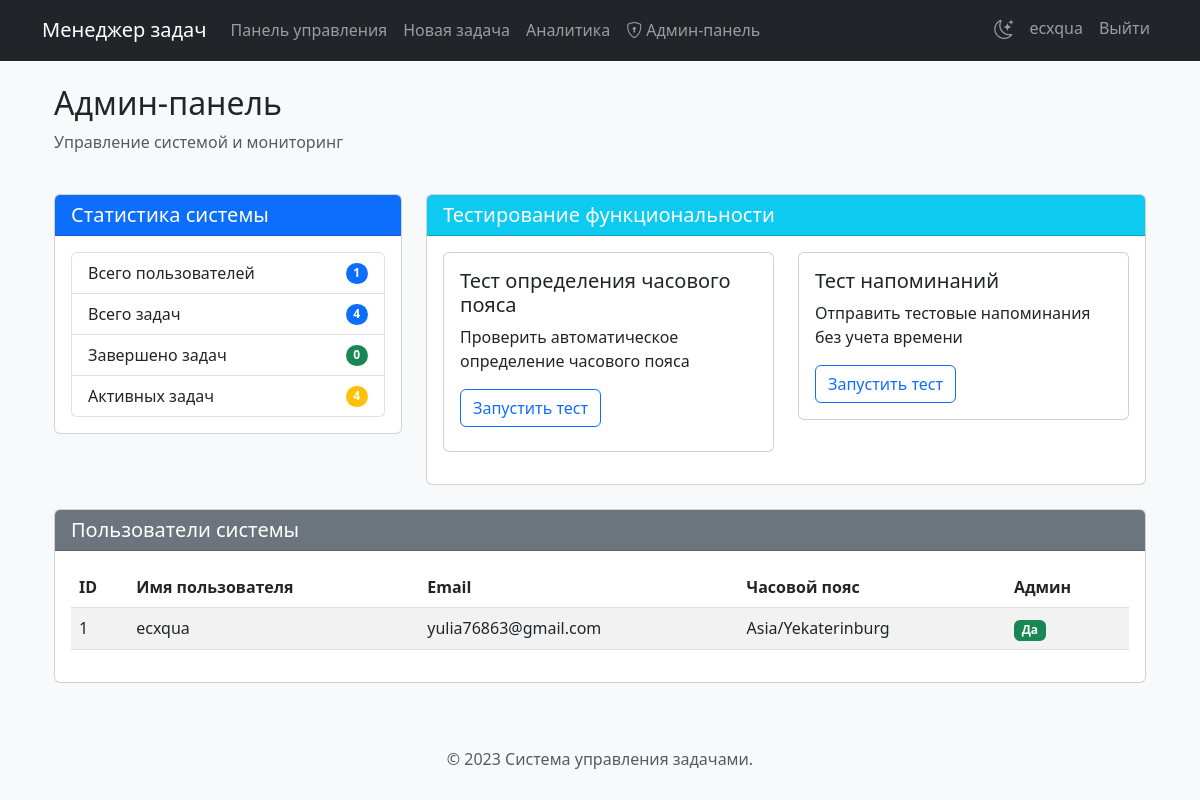
Page /admin (signed in) on the earlier database version.
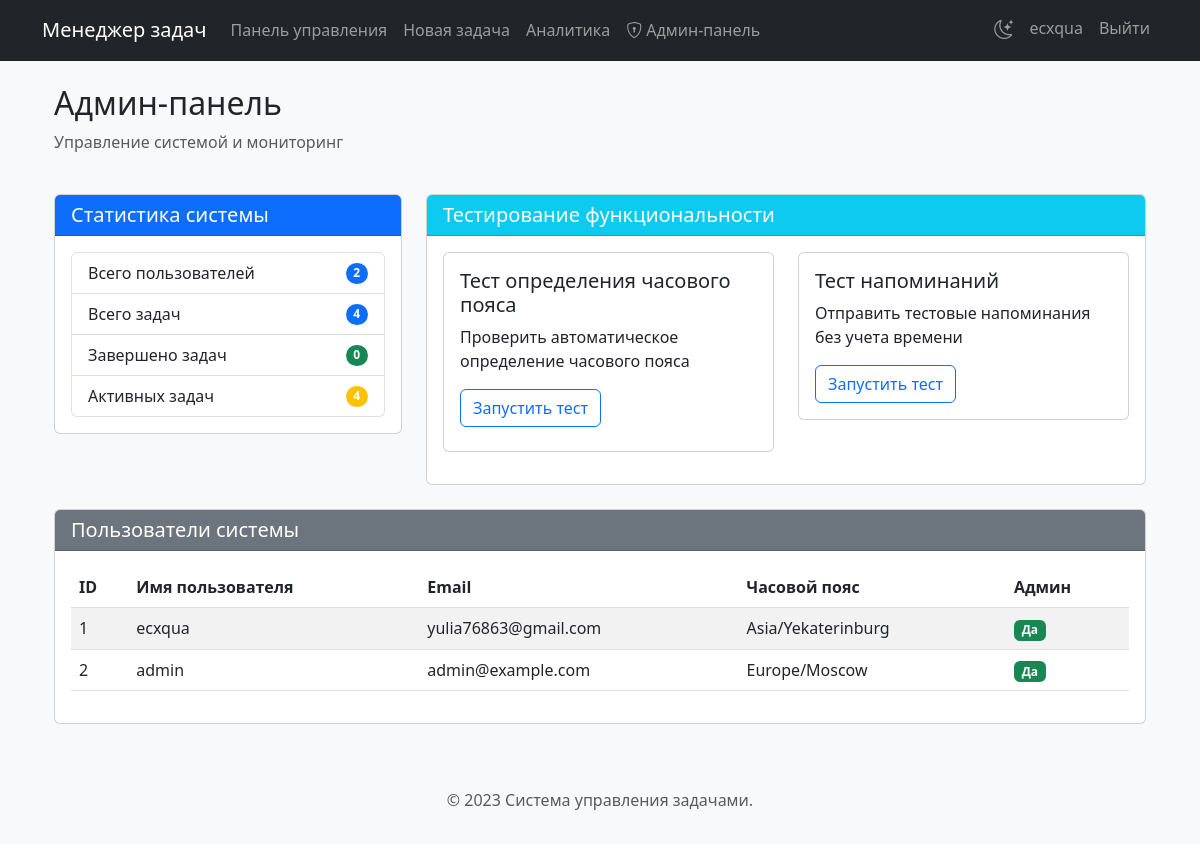
Same page on the later database version.
### tables this page shows
CREATE TABLE users (
        id INTEGER PRIMARY KEY,
        username TEXT NOT NULL,
        password TEXT NOT NULL,
        email TEXT UNIQUE NOT NULL,
        pending_email TEXT,
        email_confirm_token TEXT,
        email_confirm_expiry TIMESTAMP,
        reset_token TEXT,
        reset_token_expiry TIMESTAMP,
        timezone TEXT DEFAULT "Europe/Moscow",
        created_at TIMESTAMP DEFAULT CURRENT_TIMESTAMP
    , auto_timezone BOOLEAN DEFAULT 0, is_admin BOOLEAN DEFAULT 0);

### app.py (the view)
@app.route('/admin', methods=['GET'])
def admin_panel():
    if 'user_id' not in session:
        return redirect(url_for('login'))
    conn = sqlite3.connect('tasks.db')
    c = conn.cursor()
    c.execute("SELECT is_admin FROM users WHERE id = ?", (session['user_id'],))
    result = c.fetchone()
    if not result or not result[0]:
        flash('У вас нет прав доступа к этой странице')
        conn.close()
        return redirect(url_for('dashboard'))
    c.execute("SELECT COUNT(*) FROM users")
    total_users = c.fetchone()[0]
    c.execute("SELECT COUNT(*) FROM tasks")
    total_tasks = c.fetchone()[0]
    c.execute("SELECT COUNT(*) FROM tasks WHERE status = 'Завершена'")
    completed_tasks = c.fetchone()[0]
    c.execute("SELECT id, username, email, timezone, is_admin FROM users")
    users = c.fetchall()
    conn.close()
    return render_template('admin.html',
                          total_users=total_users,
                          total_tasks=total_tasks,
                          completed_tasks=completed_tasks,
                          users=users)

### templates/admin.html (shortened to what this page needs)
{% extends 'base.html' %}
{% block content %}
<div class="container">
    <div class="row mb-4">
        <div class="col">
            <h2>Админ-панель</h2>
            <p class="text-muted">Управление системой и мониторинг</p>
        </div>
    </div>
    <div class="row mb-4">
        <div class="col-md-4">
            <div class="card">
                <div class="card-header bg-primary text-white">
                    <h5 class="mb-0">Статистика системы</h5>
                </div>
                <div class="card-body">
                    <ul class="list-group">
                        <li class="list-group-item d-flex justify-content-between align-items-center">
                            Всего пользователей
                            <span class="badge bg-primary rounded-pill">{{ total_users }}</span>
                        </li>
                        <li class="list-group-item d-flex justify-content-between align-items-center">
                            Всего задач
                            <span class="badge bg-primary rounded-pill">{{ total_tasks }}</span>
                        </li>
                        <li class="list-group-item d-flex justify-content-between align-items-center">
                            Завершено задач
                            <span class="badge bg-success rounded-pill">{{ completed_tasks }}</span>
                        </li>
                        <li class="list-group-item d-flex justify-content-between align-items-center">
                            Активных задач
                            <span class="badge bg-warning rounded-pill">{{ total_tasks - completed_tasks }}</span>
                        </li>
                    </ul>
                </div>
            </div>
        </div>
        <div class="col-md-8">
            <div class="card">
                <div class="card-header bg-info text-white">
                    <h5 class="mb-0">Тестирование функциональности</h5>
                </div>
                <div class="card-body">
                    <div class="row">
                        <div class="col-md-6 mb-3">
                            <div class="card">
                                <div class="card-body">
                                    <h5 class="card-title">Тест определения часового пояса</h5>
                                    <p class="card-text">Проверить автоматическое определение часового пояса</p>
                                    <button id="test-timezone" class="btn btn-outline-primary">Запустить тест</button>
                                </div>
                            </div>
                        </div>
                        <div class="col-md-6 mb-3">
                            <div class="card">
                                <div class="card-body">
                                    <h5 class="card-title">Тест напоминаний</h5>
                                    <p class="card-text">Отправить тестовые напоминания без учета времени</p>
                                    <a href="{{ url_for('send_reminders', test_mode=1) }}" class="btn btn-outline-primary">Запустить тест</a>
                                </div>
                            </div>
                        </div>
                    </div>
                </div>
            </div>
        </div>
    </div>
    <div class="row">
        <div class="col">
            <div class="card">
                <div class="card-header bg-secondary text-white">
                    <h5 class="mb-0">Пользователи системы</h5>
                </div>
                <div class="card-body">
                    <div class="table-responsive">
                        <table class="table table-striped">
                            <thead>
                                <tr>
                                    <th>ID</th>
                                    <th>Имя пользователя</th>
                                    <th>Email</th>
                                    <th>Часовой пояс</th>
                                    <th>Админ</th>
                                </tr>
                            </thead>
                            <tbody>
                                {% for user in users %}
                                <tr>
                                    <td>{{ user[0] }}</td>
                                    <td>{{ user[1] }}</td>
                                    <td>{{ user[2] }}</td>
                                    <td>{{ user[3] or 'Не установлен' }}</td>
                                    <td>
                                        {% if user[4] %}
                                        <span class="badge bg-success">Да</span>
                                        {% else %}
                                        <span class="badge bg-secondary">Нет</span>
                                        {% endif %}
                                    </td>
                                </tr>
                                {% endfor %}
                            </tbody>
                        </table>
                    </div>
                </div>
            </div>
        </div>
    </div>
</div>
{% endblock %}

### templates/base.html (shortened to what this page needs)
<!DOCTYPE html>
<html lang="ru">
<head>
    <link href="https://cdn.jsdelivr.net/npm/bootstrap@5.3.0/dist/css/bootstrap.min.css" rel="stylesheet">
    <link href="https://cdn.jsdelivr.net/npm/bootstrap-icons@1.11.3/font/bootstrap-icons.css" rel="stylesheet">
    <link href="{{ url_for('static', filename='css/style.css') }}" rel="stylesheet">
</head>
<body>
    <nav class="navbar navbar-expand-lg navbar-dark bg-dark fixed-top">
        <div class="container">
            <a class="navbar-brand" href="{{ url_for('dashboard') if 'user_id' in session else url_for('login') }}">Менеджер задач</a>
            <div class="collapse navbar-collapse" id="navbarNav">
                {% if 'user_id' in session %}
                <ul class="navbar-nav me-auto">
                    <li class="nav-item">
                        <a class="nav-link" href="{{ url_for('dashboard') }}">Панель управления</a>
                    </li>
                    <li class="nav-item">
                        <a class="nav-link" href="{{ url_for('new_task') }}">Новая задача</a>
                    </li>
                    <li class="nav-item">
                        <a class="nav-link" href="{{ url_for('analytics') }}">Аналитика</a>
                    </li>
                    {% if session.get('is_admin') %}
                    <li class="nav-item">
                        <a class="nav-link" href="{{ url_for('admin_panel') }}">
                            <i class="bi bi-shield-lock me-1"></i>Админ-панель
                        </a>
                    </li>
                    {% endif %}
                </ul>
                <ul class="navbar-nav">
                    <li class="nav-item">
                        <div class="theme-toggle nav-link">
                            <i class="bi bi-moon-stars"></i>
                        </div>
                    </li>
                    <li class="nav-item">
                        <a class="nav-link" href="{{ url_for('profile') }}">{{ session['username'] }}</a>
                    </li>
                    <li class="nav-item">
                        <a class="nav-link" href="{{ url_for('logout') }}">Выйти</a>
                    </li>
                </ul>
                {% endif %}
            </div>
        </div>
    </nav>
    <div class="container mt-4">
        {% block content %}{% endblock %}
    </div>
    <footer class="mt-5 py-3 bg-light">
        <div class="container text-center">
            <p class="text-muted">© 2023 Система управления задачами.</p>
        </div>
    </footer>
</body>
</html>

### static/css/style.css (style rules this page uses)
.theme-toggle { cursor: pointer; padding: 0.5rem; }
.theme-toggle i { font-size: 1.2rem; transition: transform 0.3s ease; }

### templates/base.html (style rules this page uses)
body { padding-top: 60px; background-color: #f8f9fa; }

Differences in the rows shown:
added users: id "2", username "admin", email "admin@example.com", timezone "Europe/Moscow", is_admin "Да"
Other differences:
{{ total_users }}: "1" → "2"
